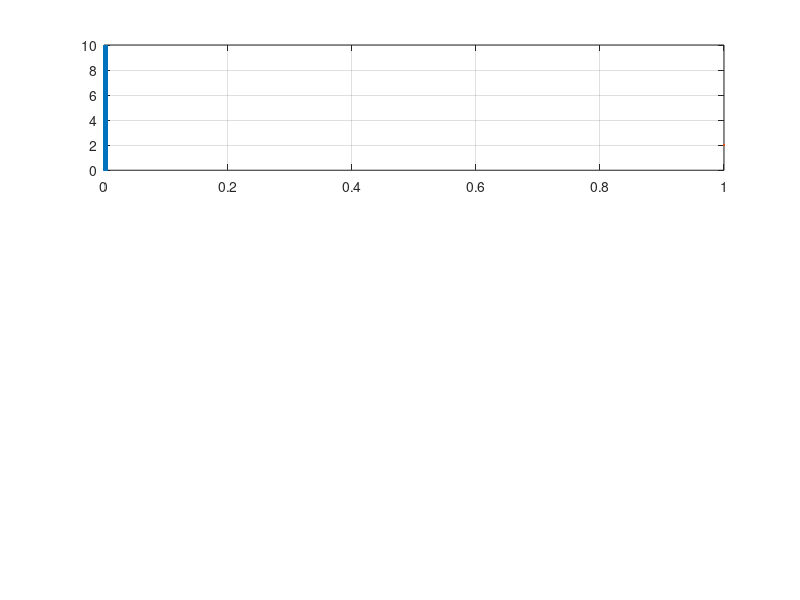

Write the MATLAB code that produced this figure. (Note: this script raises an error after producing the figure.)
%%LTI_a_tempo_continuo
%% Clear Workspace
clear
close all
clc
%% Plot inizializzazione
plot_font_size   = 18;
plot_line_width  = 2;
plot_x0     = 500;
plot_y0     = 300;
plot_width  = 800;
plot_height = 600;
%% Parametri del sitema
Vi  = 10;    %
L   = 1e-4;  % <-- use AeB to denote A*10^B
C   = 1e-4;  %consensatore
R   = 2;     %resistenza
%% Linear system and transfer function definition
A_dcdc = [ 0 -1/L ; 1/C -1/R/C ];
B_dcdc = [ 1/L; 0 ];
C_dcdc = [ 0 1 ];
D_dcdc =  0 ;

% Inizializzazione modello LTI
dcdc_sytem = ss(A_dcdc, B_dcdc, C_dcdc, D_dcdc);
% Inizializzazione FdT (Funzione di Trasferimento)
G_dcdc     = tf(dcdc_sytem);

% Metodo alternativo calcolo FdT
s = tf('s');
G_dcdc2    = 1/L/C/(s^2 + s/R/C + 1/L/C);



%% Segnali di ingresso & Sim
% Segnali di ingresso
f_PWM  = 20e3;
T_PWM  = 1/f_PWM;
Ts     = T_PWM/100;
tf     = 100*T_PWM - Ts;
[u, t] = gensig('square', T_PWM, tf, Ts);
u      = Vi*u;
% Trasformata di Fourier
N            = length(t);           %numero di campioni
F            = fft(u);              %Fourier
FT2          = abs(F/N);
FT1          = FT2(1:N/2 + 1);
FT1(2:end-1) = 2*FT1(2:end-1);      %calcolo dello spettro
f            = (1/Ts)*((0:(N/2))/N);%creazione dei valori di frequenza

%output [y_sim , t_sim] chiedono risultati dalla lsim() LTI
[y_sim,  t_sim] = lsim(G_dcdc, u, t);


% Output
fig1 = figure(1);
set(fig1, 'Name', 'FdT G(s)');
set(gcf,'position',[plot_x0,plot_y0,plot_width,plot_height])
%top graph
ax(1) = subplot(3, 1, 1);
plot(t, u, LineWidth=plot_line_width)
grid on
box on
xlabel('$t$ [s]', FontSize=plot_font_size, Interpreter='latex')
ylabel('$V_D$ [V]', FontSize=plot_font_size, Interpreter='latex')
%center graph
ax(2) = subplot(3, 1, 2);
plot(t_sim, y_sim, LineWidth=plot_line_width)
grid on
hold on
box on
yline(Vi/2, LineWidth=plot_line_width)
xlabel('$t$ [s]', FontSize=plot_font_size, Interpreter='latex')
ylabel('$V_o$ [V]', FontSize=plot_font_size, Interpreter='latex')
linkaxes(ax,'x');
%bottom graph
subplot(3, 1, 3);
plot(f, FT1, LineWidth=plot_line_width)
grid on
box on
xlabel('$f$ [Hz]', FontSize=plot_font_size, Interpreter='latex')
ylabel('$|\mathcal{F}[V_D]|$ [V]', FontSize=plot_font_size, Interpreter='latex')
xlim([0, 2e5])




%% Diagramma di Bode
W = logspace(3, 6, 10000);     %pulsazioni tra 10^-2 e 10^3 (100 punti)
[mag, phase] = bode(G_dcdc, W);%array di dimensione 1x1xlength(W)
Magdb = 20*log10(mag(:));      %grafico decibel
Phase = phase(:);              %grafico fasi

% Output
fig2 = figure(2);
set(fig2, 'Name', 'Diagramma di Bode');
set(gcf,'position',[plot_x0,plot_y0,plot_width,plot_height])

%top graph
ax(1) = subplot(3, 1, 1);
Mag_plot = semilogx(W, Magdb, LineWidth=plot_line_width);
grid on
hold on
box on
xline(2*pi*f_PWM, LineWidth=plot_line_width)
xlabel('$\omega$ [rad/s]', Interpreter='latex', FontSize=plot_font_size)
ylabel('$|G(j\omega)|_{dB}$', Interpreter='latex', FontSize=plot_font_size)
Mag_plot.DataTipTemplate.DataTipRows(1).Label = "\omega = ";
Mag_plot.DataTipTemplate.DataTipRows(2).Label = "|G(j\omega)|_{dB} = ";
datatip(Mag_plot, 2*pi*f_PWM, 20*log10(abs(freqresp(G_dcdc, 2*pi*f_PWM))),...
    Location="northeast", FontSize=plot_font_size*0.7, SnapToDataVertex="off");
hold off
%center graph
ax(2) = subplot(3, 1, 2);
Ph_plot = semilogx(W, Phase, LineWidth=plot_line_width);
grid on
hold on
box on
xline(2*pi*f_PWM, LineWidth=plot_line_width)
xlabel('$\omega$ [rad/s]', Interpreter='latex', FontSize=plot_font_size)
ylabel('$\arg(G(j\omega))$', Interpreter='latex', FontSize=plot_font_size)
Ph_plot.DataTipTemplate.DataTipRows(1).Label = "\omega = ";
Ph_plot.DataTipTemplate.DataTipRows(2).Label = "arg(G(j\omega)) = ";
datatip(Ph_plot, 2*pi*f_PWM, rad2deg(angle(freqresp(G_dcdc, 2*pi*f_PWM))),...
    Location="northeast", FontSize=plot_font_size*0.7, SnapToDataVertex="off");
hold off
%bottom graph
ax(3) = subplot(3, 1, 3);
semilogx(2*pi*f, FT1, LineWidth=plot_line_width)
grid on
box on
xlabel('$\omega$ [rad/s]', FontSize=plot_font_size, Interpreter='latex')
ylabel('$|\mathcal{F}[V_D]|$ [V]', FontSize=plot_font_size, Interpreter='latex')
xlim([1e3, 1e6])
linkaxes(ax,'x');